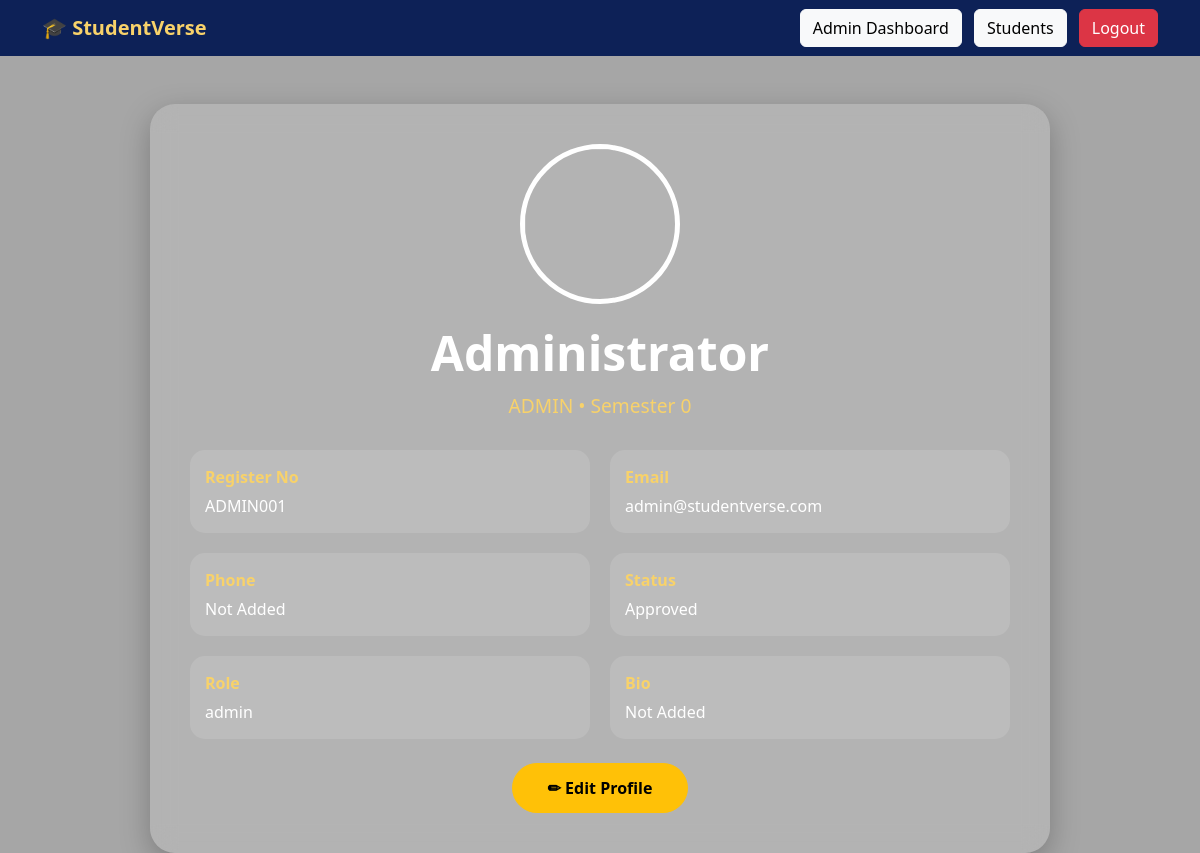
The app's page /profile (signed in) with its own data.
### app.py (models this page shows)
class User(db.Model):
    id = db.Column(db.Integer, primary_key=True)
    name = db.Column(db.String(100))
    reg_no = db.Column(db.String(50), unique=True)
    department = db.Column(db.String(50))
    semester = db.Column(db.String(20))
    email = db.Column(db.String(100), unique=True)
    password = db.Column(db.String(100))
    role = db.Column(db.String(20))
    phone = db.Column(db.String(20))
    bio = db.Column(db.Text)
    profile_pic = db.Column(db.String(200))
    status = db.Column(db.String(20), default="Pending")

### app.py (the view)
@app.route("/profile")
def profile():
    if "user_id" not in session:
        return redirect("/login")
    user = User.query.get(session["user_id"])
    return render_template(
        "profile.html",
        user=user
    )

### templates/profile.html
{% extends "base.html" %}
{% block content %}
<div class="container mt-5">
    <div class="profile-card">
        <div class="text-center">
            {% if user.profile_pic %}
            <img src="{{ url_for('static',
            filename='uploads/profiles/' + user.profile_pic) }}"
                 class="profile-pic">
            {% else %}
            <img src="{{ url_for('static',
            filename='images/default_profile.png') }}"
                 class="profile-pic">
            {% endif %}
            <h1 class="profile-name">
                {{ user.name }}
            </h1>
            <p class="profile-role">
                {{ user.department }} • Semester {{ user.semester }}
            </p>
        </div>
        <div class="profile-details">
            <div class="detail-item">
                <strong>Register No</strong>
                <span>{{ user.reg_no }}</span>
            </div>
            <div class="detail-item">
                <strong>Email</strong>
                <span>{{ user.email }}</span>
            </div>
            <div class="detail-item">
                <strong>Phone</strong>
                <span>{{ user.phone or "Not Added" }}</span>
            </div>
            <div class="detail-item">
                <strong>Status</strong>
                <span>{{ user.status }}</span>
            </div>
            <div class="detail-item">
                <strong>Role</strong>
                <span>{{ user.role }}</span>
            </div>
            <div class="detail-item">
                <strong>Bio</strong>
                <span>{{ user.bio or "Not Added" }}</span>
            </div>
        </div>
        <div class="text-center mt-4">
            <a href="/edit-profile"
               class="btn btn-warning profile-btn">
                ✏ Edit Profile
            </a>
        </div>
    </div>
</div>
{% endblock %}

### static/css/styles.css (style rules this page uses)
body { margin:0; padding:0; font-family:'Segoe UI',sans-serif; background-image: linear-gradient( rgba(0,0,0,0.35), rgba(0,0,0,0.35) ), url("/static/images/college_bg.jpg"); background-size:cover; background-position:center; background-repeat:no-repeat; background-attachment:fixed; }
body { color:rgb(15, 15, 15); }
.container { width: 95% !important; max-width: none !important; }
.profile-card { max-width: 900px; margin: auto; background: rgba(255,255,255,0.15); backdrop-filter: blur(12px); border-radius: 25px; padding: 40px; box-shadow: 0 10px 30px rgba(0,0,0,0.25); }
.profile-pic { width: 160px; height: 160px; border-radius: 50%; object-fit: cover; border: 5px solid white; margin-bottom: 20px; }
.profile-name { color: white; font-size: 3rem; font-weight: 700; margin-bottom: 10px; }
.profile-role { color: #f8d26a; font-size: 1.2rem; margin-bottom: 30px; }
.profile-details { display: grid; grid-template-columns: 1fr 1fr; gap: 20px; }
.detail-item { background: rgba(255,255,255,0.12); padding: 15px; border-radius: 15px; }
.detail-item strong { display: block; color: #f8d26a; margin-bottom: 5px; }
.detail-item span { color: white; }
.profile-btn { padding: 12px 35px; font-weight: 600; border-radius: 30px; }

### records on screen
User: name "Administrator", department "ADMIN", semester "0", reg_no "ADMIN001", email "admin@studentverse.com", phone "Not Added", status "Approved", role "admin", bio "Not Added"
